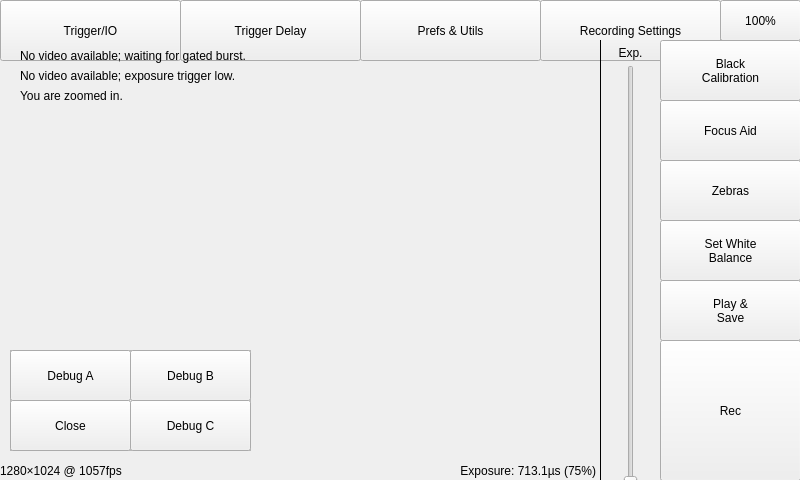
<?xml version="1.0" encoding="UTF-8"?>
<ui version="4.0">
 <class>MainLH</class>
 <widget class="QWidget" name="MainLH">
  <property name="geometry">
   <rect>
    <x>0</x>
    <y>0</y>
    <width>800</width>
    <height>480</height>
   </rect>
  </property>
  <property name="windowTitle">
   <string>Chronos Screen</string>
  </property>
  <widget class="Backdrop" name="backdrop">
   <property name="geometry">
    <rect>
     <x>0</x>
     <y>0</y>
     <width>801</width>
     <height>41</height>
    </rect>
   </property>
  </widget>
  <widget class="Backdrop" name="backdrop_2">
   <property name="geometry">
    <rect>
     <x>600</x>
     <y>40</y>
     <width>201</width>
     <height>441</height>
    </rect>
   </property>
  </widget>
  <widget class="Button" name="uiTriggerIO">
   <property name="geometry">
    <rect>
     <x>0</x>
     <y>0</y>
     <width>181</width>
     <height>61</height>
    </rect>
   </property>
   <property name="text">
    <string>Trigger/IO</string>
   </property>
   <property name="clickMarginLeft" stdset="0">
    <enum>Button::none</enum>
   </property>
   <property name="clickMarginRight" stdset="0">
    <enum>Button::none</enum>
   </property>
   <property name="clickMarginTop" stdset="0">
    <enum>Button::none</enum>
   </property>
   <property name="clickMarginBottom" stdset="0">
    <enum>Button::full</enum>
   </property>
  </widget>
  <widget class="Button" name="uiTriggerDelay">
   <property name="geometry">
    <rect>
     <x>180</x>
     <y>0</y>
     <width>181</width>
     <height>61</height>
    </rect>
   </property>
   <property name="text">
    <string>Trigger Delay</string>
   </property>
   <property name="clickMarginLeft" stdset="0">
    <enum>Button::none</enum>
   </property>
   <property name="clickMarginRight" stdset="0">
    <enum>Button::none</enum>
   </property>
   <property name="clickMarginTop" stdset="0">
    <enum>Button::none</enum>
   </property>
   <property name="clickMarginBottom" stdset="0">
    <enum>Button::full</enum>
   </property>
  </widget>
  <widget class="Button" name="uiPrefsAndUtils">
   <property name="geometry">
    <rect>
     <x>360</x>
     <y>0</y>
     <width>181</width>
     <height>61</height>
    </rect>
   </property>
   <property name="text">
    <string>Prefs &amp;&amp; Utils</string>
   </property>
   <property name="clickMarginLeft" stdset="0">
    <enum>Button::none</enum>
   </property>
   <property name="clickMarginRight" stdset="0">
    <enum>Button::none</enum>
   </property>
   <property name="clickMarginTop" stdset="0">
    <enum>Button::none</enum>
   </property>
   <property name="clickMarginBottom" stdset="0">
    <enum>Button::full</enum>
   </property>
  </widget>
  <widget class="Button" name="uiRecordingSettings">
   <property name="geometry">
    <rect>
     <x>540</x>
     <y>0</y>
     <width>181</width>
     <height>61</height>
    </rect>
   </property>
   <property name="text">
    <string>Recording Settings</string>
   </property>
   <property name="clickMarginLeft" stdset="0">
    <enum>Button::none</enum>
   </property>
   <property name="clickMarginRight" stdset="0">
    <enum>Button::none</enum>
   </property>
   <property name="clickMarginTop" stdset="0">
    <enum>Button::none</enum>
   </property>
   <property name="clickMarginBottom" stdset="0">
    <enum>Button::full</enum>
   </property>
  </widget>
  <widget class="Button" name="uiBatteryLevel">
   <property name="geometry">
    <rect>
     <x>720</x>
     <y>0</y>
     <width>81</width>
     <height>41</height>
    </rect>
   </property>
   <property name="text">
    <string>100%</string>
   </property>
   <property name="clickMarginLeft" stdset="0">
    <enum>Button::none</enum>
   </property>
   <property name="clickMarginRight" stdset="0">
    <enum>Button::none</enum>
   </property>
   <property name="clickMarginTop" stdset="0">
    <enum>Button::none</enum>
   </property>
   <property name="clickMarginBottom" stdset="0">
    <enum>Button::none</enum>
   </property>
  </widget>
  <widget class="Button" name="uiBlackCal">
   <property name="geometry">
    <rect>
     <x>660</x>
     <y>40</y>
     <width>141</width>
     <height>61</height>
    </rect>
   </property>
   <property name="text">
    <string>Black
Calibration</string>
   </property>
   <property name="clickMarginLeft" stdset="0">
    <enum>Button::none</enum>
   </property>
   <property name="clickMarginRight" stdset="0">
    <enum>Button::none</enum>
   </property>
   <property name="clickMarginTop" stdset="0">
    <enum>Button::none</enum>
   </property>
   <property name="clickMarginBottom" stdset="0">
    <enum>Button::none</enum>
   </property>
  </widget>
  <widget class="Button" name="uiFocusAid">
   <property name="geometry">
    <rect>
     <x>660</x>
     <y>100</y>
     <width>141</width>
     <height>61</height>
    </rect>
   </property>
   <property name="text">
    <string>Focus Aid</string>
   </property>
   <property name="clickMarginLeft" stdset="0">
    <enum>Button::none</enum>
   </property>
   <property name="clickMarginRight" stdset="0">
    <enum>Button::none</enum>
   </property>
   <property name="clickMarginTop" stdset="0">
    <enum>Button::none</enum>
   </property>
   <property name="clickMarginBottom" stdset="0">
    <enum>Button::none</enum>
   </property>
  </widget>
  <widget class="Button" name="uiSetZebraStripes">
   <property name="geometry">
    <rect>
     <x>660</x>
     <y>160</y>
     <width>141</width>
     <height>61</height>
    </rect>
   </property>
   <property name="text">
    <string>Zebras</string>
   </property>
   <property name="clickMarginLeft" stdset="0">
    <enum>Button::none</enum>
   </property>
   <property name="clickMarginRight" stdset="0">
    <enum>Button::none</enum>
   </property>
   <property name="clickMarginTop" stdset="0">
    <enum>Button::none</enum>
   </property>
   <property name="clickMarginBottom" stdset="0">
    <enum>Button::none</enum>
   </property>
  </widget>
  <widget class="Button" name="uiSetWhiteBalance">
   <property name="geometry">
    <rect>
     <x>660</x>
     <y>220</y>
     <width>141</width>
     <height>61</height>
    </rect>
   </property>
   <property name="text">
    <string>Set White
Balance</string>
   </property>
   <property name="clickMarginLeft" stdset="0">
    <enum>Button::none</enum>
   </property>
   <property name="clickMarginRight" stdset="0">
    <enum>Button::none</enum>
   </property>
   <property name="clickMarginTop" stdset="0">
    <enum>Button::none</enum>
   </property>
   <property name="clickMarginBottom" stdset="0">
    <enum>Button::none</enum>
   </property>
  </widget>
  <widget class="Button" name="uiPlayAndSave">
   <property name="geometry">
    <rect>
     <x>660</x>
     <y>280</y>
     <width>141</width>
     <height>61</height>
    </rect>
   </property>
   <property name="text">
    <string>Play &amp;&amp;
Save</string>
   </property>
   <property name="clickMarginLeft" stdset="0">
    <enum>Button::none</enum>
   </property>
   <property name="clickMarginRight" stdset="0">
    <enum>Button::none</enum>
   </property>
   <property name="clickMarginTop" stdset="0">
    <enum>Button::none</enum>
   </property>
   <property name="clickMarginBottom" stdset="0">
    <enum>Button::none</enum>
   </property>
  </widget>
  <widget class="Button" name="uiRecord">
   <property name="geometry">
    <rect>
     <x>660</x>
     <y>340</y>
     <width>141</width>
     <height>141</height>
    </rect>
   </property>
   <property name="text">
    <string>Rec</string>
   </property>
   <property name="clickMarginLeft" stdset="0">
    <enum>Button::none</enum>
   </property>
   <property name="clickMarginRight" stdset="0">
    <enum>Button::none</enum>
   </property>
   <property name="clickMarginTop" stdset="0">
    <enum>Button::none</enum>
   </property>
   <property name="clickMarginBottom" stdset="0">
    <enum>Button::none</enum>
   </property>
  </widget>
  <widget class="Slider" name="uiExposureSlider">
   <property name="geometry">
    <rect>
     <x>570</x>
     <y>65</y>
     <width>121</width>
     <height>425</height>
    </rect>
   </property>
  </widget>
  <widget class="Label" name="label">
   <property name="geometry">
    <rect>
     <x>600</x>
     <y>40</y>
     <width>61</width>
     <height>26</height>
    </rect>
   </property>
   <property name="text">
    <string>Exp.</string>
   </property>
   <property name="alignment">
    <set>Qt::AlignCenter</set>
   </property>
  </widget>
  <widget class="Line" name="line">
   <property name="geometry">
    <rect>
     <x>600</x>
     <y>40</y>
     <width>1</width>
     <height>441</height>
    </rect>
   </property>
   <property name="styleSheet">
    <string notr="true">    border: none;
    background: black;</string>
   </property>
   <property name="orientation">
    <enum>Qt::Vertical</enum>
   </property>
  </widget>
  <widget class="Label" name="label_2">
   <property name="geometry">
    <rect>
     <x>20</x>
     <y>40</y>
     <width>551</width>
     <height>31</height>
    </rect>
   </property>
   <property name="text">
    <string>No video available; waiting for gated burst.</string>
   </property>
  </widget>
  <widget class="Label" name="label_3">
   <property name="geometry">
    <rect>
     <x>20</x>
     <y>60</y>
     <width>551</width>
     <height>31</height>
    </rect>
   </property>
   <property name="text">
    <string>No video available; exposure trigger low.</string>
   </property>
  </widget>
  <widget class="Label" name="label_4">
   <property name="geometry">
    <rect>
     <x>20</x>
     <y>80</y>
     <width>551</width>
     <height>31</height>
    </rect>
   </property>
   <property name="text">
    <string>You are zoomed in.</string>
   </property>
  </widget>
  <widget class="Label" name="uiResolutionOverlay">
   <property name="geometry">
    <rect>
     <x>0</x>
     <y>460</y>
     <width>311</width>
     <height>21</height>
    </rect>
   </property>
   <property name="text">
    <string>1280×1024 @ 1057fps</string>
   </property>
  </widget>
  <widget class="Label" name="uiExposureOverlay">
   <property name="geometry">
    <rect>
     <x>335</x>
     <y>460</y>
     <width>261</width>
     <height>21</height>
    </rect>
   </property>
   <property name="text">
    <string>Exposure: 713.1µs (75%)</string>
   </property>
   <property name="alignment">
    <set>Qt::AlignRight|Qt::AlignTrailing|Qt::AlignVCenter</set>
   </property>
  </widget>
  <widget class="QFrame" name="uiDebugControls">
   <property name="geometry">
    <rect>
     <x>10</x>
     <y>350</y>
     <width>241</width>
     <height>101</height>
    </rect>
   </property>
   <property name="frameShape">
    <enum>QFrame::StyledPanel</enum>
   </property>
   <property name="frameShadow">
    <enum>QFrame::Raised</enum>
   </property>
   <widget class="Button" name="uiDebugA">
    <property name="geometry">
     <rect>
      <x>0</x>
      <y>0</y>
      <width>121</width>
      <height>51</height>
     </rect>
    </property>
    <property name="text">
     <string>Debug A</string>
    </property>
   </widget>
   <widget class="Button" name="uiClose">
    <property name="geometry">
     <rect>
      <x>0</x>
      <y>50</y>
      <width>121</width>
      <height>51</height>
     </rect>
    </property>
    <property name="text">
     <string>Close</string>
    </property>
   </widget>
   <widget class="Button" name="uiDebugB">
    <property name="geometry">
     <rect>
      <x>120</x>
      <y>0</y>
      <width>121</width>
      <height>51</height>
     </rect>
    </property>
    <property name="text">
     <string>Debug B</string>
    </property>
   </widget>
   <widget class="Button" name="uiDebugC">
    <property name="geometry">
     <rect>
      <x>120</x>
      <y>50</y>
      <width>121</width>
      <height>51</height>
     </rect>
    </property>
    <property name="text">
     <string>Debug C</string>
    </property>
   </widget>
  </widget>
  <zorder>backdrop_2</zorder>
  <zorder>uiExposureSlider</zorder>
  <zorder>backdrop</zorder>
  <zorder>uiTriggerIO</zorder>
  <zorder>uiTriggerDelay</zorder>
  <zorder>uiPrefsAndUtils</zorder>
  <zorder>uiRecordingSettings</zorder>
  <zorder>uiBatteryLevel</zorder>
  <zorder>uiBlackCal</zorder>
  <zorder>uiFocusAid</zorder>
  <zorder>uiSetZebraStripes</zorder>
  <zorder>uiSetWhiteBalance</zorder>
  <zorder>uiPlayAndSave</zorder>
  <zorder>uiRecord</zorder>
  <zorder>label</zorder>
  <zorder>line</zorder>
  <zorder>label_2</zorder>
  <zorder>label_3</zorder>
  <zorder>label_4</zorder>
  <zorder>uiResolutionOverlay</zorder>
  <zorder>uiExposureOverlay</zorder>
  <zorder>uiDebugControls</zorder>
 </widget>
 <customwidgets>
  <customwidget>
   <class>Backdrop</class>
   <extends>QLabel</extends>
   <header>backdrop</header>
  </customwidget>
  <customwidget>
   <class>Button</class>
   <extends>QPushButton</extends>
   <header>button</header>
  </customwidget>
  <customwidget>
   <class>Label</class>
   <extends>QLabel</extends>
   <header>label</header>
  </customwidget>
  <customwidget>
   <class>Slider</class>
   <extends>QSlider</extends>
   <header>slider</header>
  </customwidget>
 </customwidgets>
 <resources>
  <include location="../../assets.qrc"/>
 </resources>
 <connections/>
</ui>
